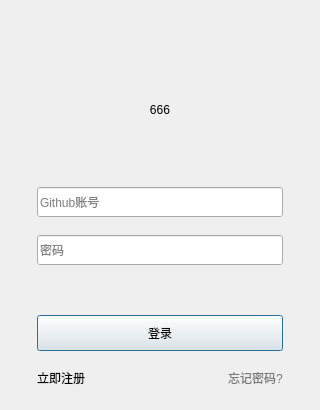
<?xml version="1.0" encoding="UTF-8"?>
<ui version="4.0">
 <class>Dialog</class>
 <widget class="QDialog" name="Dialog">
  <property name="enabled">
   <bool>true</bool>
  </property>
  <property name="geometry">
   <rect>
    <x>0</x>
    <y>0</y>
    <width>320</width>
    <height>410</height>
   </rect>
  </property>
  <property name="sizePolicy">
   <sizepolicy hsizetype="Preferred" vsizetype="Preferred">
    <horstretch>0</horstretch>
    <verstretch>0</verstretch>
   </sizepolicy>
  </property>
  <property name="minimumSize">
   <size>
    <width>0</width>
    <height>0</height>
   </size>
  </property>
  <property name="maximumSize">
   <size>
    <width>16777215</width>
    <height>16777215</height>
   </size>
  </property>
  <property name="windowTitle">
   <string>Dialog</string>
  </property>
  <property name="sizeGripEnabled">
   <bool>false</bool>
  </property>
  <property name="modal">
   <bool>false</bool>
  </property>
  <layout class="QHBoxLayout" name="horizontalLayout">
   <property name="spacing">
    <number>0</number>
   </property>
   <property name="leftMargin">
    <number>5</number>
   </property>
   <property name="topMargin">
    <number>5</number>
   </property>
   <property name="rightMargin">
    <number>5</number>
   </property>
   <property name="bottomMargin">
    <number>5</number>
   </property>
   <item>
    <widget class="QWidget" name="dialogWidgetBg" native="true">
     <property name="minimumSize">
      <size>
       <width>310</width>
       <height>400</height>
      </size>
     </property>
     <property name="maximumSize">
      <size>
       <width>16777215</width>
       <height>16777215</height>
      </size>
     </property>
     <layout class="QGridLayout" name="gridLayout">
      <property name="leftMargin">
       <number>0</number>
      </property>
      <property name="topMargin">
       <number>0</number>
      </property>
      <property name="rightMargin">
       <number>0</number>
      </property>
      <property name="bottomMargin">
       <number>0</number>
      </property>
      <property name="spacing">
       <number>0</number>
      </property>
      <item row="8" column="1">
       <widget class="QWidget" name="loginform" native="true">
        <property name="sizePolicy">
         <sizepolicy hsizetype="Preferred" vsizetype="Fixed">
          <horstretch>0</horstretch>
          <verstretch>0</verstretch>
         </sizepolicy>
        </property>
        <property name="minimumSize">
         <size>
          <width>0</width>
          <height>0</height>
         </size>
        </property>
        <property name="maximumSize">
         <size>
          <width>16777215</width>
          <height>16777215</height>
         </size>
        </property>
        <layout class="QVBoxLayout" name="verticalLayout_2">
         <property name="spacing">
          <number>18</number>
         </property>
         <property name="leftMargin">
          <number>0</number>
         </property>
         <property name="topMargin">
          <number>0</number>
         </property>
         <property name="rightMargin">
          <number>0</number>
         </property>
         <property name="bottomMargin">
          <number>0</number>
         </property>
         <item>
          <widget class="QLineEdit" name="account">
           <property name="minimumSize">
            <size>
             <width>0</width>
             <height>30</height>
            </size>
           </property>
           <property name="placeholderText">
            <string>Github账号</string>
           </property>
          </widget>
         </item>
         <item>
          <widget class="QLineEdit" name="pwd">
           <property name="minimumSize">
            <size>
             <width>0</width>
             <height>30</height>
            </size>
           </property>
           <property name="placeholderText">
            <string>密码</string>
           </property>
          </widget>
         </item>
         <item>
          <widget class="QLabel" name="labelTips">
           <property name="text">
            <string/>
           </property>
          </widget>
         </item>
         <item>
          <widget class="QPushButton" name="pushButton">
           <property name="minimumSize">
            <size>
             <width>0</width>
             <height>36</height>
            </size>
           </property>
           <property name="text">
            <string>登录</string>
           </property>
          </widget>
         </item>
        </layout>
       </widget>
      </item>
      <item row="3" column="0">
       <spacer name="horizontalSpacer_2">
        <property name="orientation">
         <enum>Qt::Horizontal</enum>
        </property>
        <property name="sizeHint" stdset="0">
         <size>
          <width>40</width>
          <height>20</height>
         </size>
        </property>
       </spacer>
      </item>
      <item row="9" column="1">
       <widget class="QWidget" name="bottom_2" native="true">
        <property name="minimumSize">
         <size>
          <width>0</width>
          <height>54</height>
         </size>
        </property>
        <property name="maximumSize">
         <size>
          <width>16777215</width>
          <height>54</height>
         </size>
        </property>
        <layout class="QHBoxLayout" name="bottom" stretch="0,0,0">
         <property name="spacing">
          <number>0</number>
         </property>
         <property name="leftMargin">
          <number>0</number>
         </property>
         <property name="topMargin">
          <number>0</number>
         </property>
         <property name="rightMargin">
          <number>0</number>
         </property>
         <property name="bottomMargin">
          <number>0</number>
         </property>
         <item>
          <widget class="QLabel" name="labelReigster">
           <property name="sizePolicy">
            <sizepolicy hsizetype="Fixed" vsizetype="Preferred">
             <horstretch>0</horstretch>
             <verstretch>0</verstretch>
            </sizepolicy>
           </property>
           <property name="text">
            <string>&lt;html&gt;&lt;head/&gt;&lt;body&gt;&lt;p&gt;&lt;a href=&quot;https://github.com/join?source=login&quot;&gt;&lt;span style=&quot; text-decoration: none; color:#24afff;&quot;&gt;立即注册&lt;/span&gt;&lt;/a&gt;&lt;/p&gt;&lt;/body&gt;&lt;/html&gt;</string>
           </property>
           <property name="alignment">
            <set>Qt::AlignCenter</set>
           </property>
           <property name="openExternalLinks">
            <bool>true</bool>
           </property>
          </widget>
         </item>
         <item>
          <spacer name="horizontalSpacer">
           <property name="orientation">
            <enum>Qt::Horizontal</enum>
           </property>
           <property name="sizeType">
            <enum>QSizePolicy::Expanding</enum>
           </property>
           <property name="sizeHint" stdset="0">
            <size>
             <width>150</width>
             <height>20</height>
            </size>
           </property>
          </spacer>
         </item>
         <item>
          <widget class="QLabel" name="labelForgate">
           <property name="text">
            <string>&lt;html&gt;&lt;head/&gt;&lt;body&gt;&lt;p&gt;&lt;a href=&quot;https://github.com/password_reset&quot;&gt;&lt;span style=&quot; text-decoration: none; color:#787878;&quot;&gt;忘记密码?&lt;/span&gt;&lt;/a&gt;&lt;/p&gt;&lt;/body&gt;&lt;/html&gt;</string>
           </property>
           <property name="openExternalLinks">
            <bool>true</bool>
           </property>
          </widget>
         </item>
        </layout>
       </widget>
      </item>
      <item row="2" column="1">
       <spacer name="verticalSpacer_2">
        <property name="orientation">
         <enum>Qt::Vertical</enum>
        </property>
        <property name="sizeType">
         <enum>QSizePolicy::Fixed</enum>
        </property>
        <property name="sizeHint" stdset="0">
         <size>
          <width>20</width>
          <height>22</height>
         </size>
        </property>
       </spacer>
      </item>
      <item row="1" column="1">
       <widget class="QWidget" name="top" native="true">
        <property name="minimumSize">
         <size>
          <width>0</width>
          <height>28</height>
         </size>
        </property>
        <property name="maximumSize">
         <size>
          <width>16777215</width>
          <height>28</height>
         </size>
        </property>
       </widget>
      </item>
      <item row="7" column="1">
       <spacer name="verticalSpacer">
        <property name="orientation">
         <enum>Qt::Vertical</enum>
        </property>
        <property name="sizeType">
         <enum>QSizePolicy::Fixed</enum>
        </property>
        <property name="sizeHint" stdset="0">
         <size>
          <width>160</width>
          <height>22</height>
         </size>
        </property>
       </spacer>
      </item>
      <item row="3" column="1">
       <widget class="QLabel" name="label">
        <property name="sizePolicy">
         <sizepolicy hsizetype="Preferred" vsizetype="Preferred">
          <horstretch>0</horstretch>
          <verstretch>0</verstretch>
         </sizepolicy>
        </property>
        <property name="frameShape">
         <enum>QFrame::NoFrame</enum>
        </property>
        <property name="text">
         <string>666</string>
        </property>
        <property name="alignment">
         <set>Qt::AlignCenter</set>
        </property>
       </widget>
      </item>
      <item row="3" column="2">
       <spacer name="horizontalSpacer_3">
        <property name="orientation">
         <enum>Qt::Horizontal</enum>
        </property>
        <property name="sizeHint" stdset="0">
         <size>
          <width>40</width>
          <height>20</height>
         </size>
        </property>
       </spacer>
      </item>
     </layout>
    </widget>
   </item>
  </layout>
 </widget>
 <resources/>
 <connections/>
</ui>
